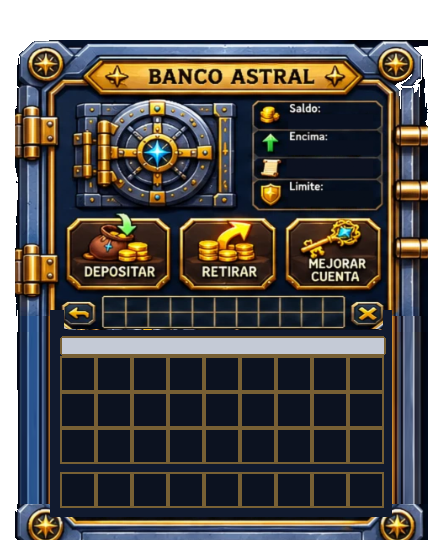
#> input picture datapack-src/pack-source/arte-20-11/banco_banco.png, 448 x 560 px
$ python -i gemini_recortes.py   (imports and definitions only)
#> lines starting #> are read from the running program, lines starting #| are printed output that depends on the picture; after the words box and inside, x2 and y2 are one past the last pixel; in counts of white or black regions, pixels touching at a corner belong together
#> further down, picture is the input picture: PIL image 448x560 RGBA; mean R, G, B, A 55.6, 52.1, 48.9, 208.3
"""Recorta las hojas de Gemini con fondo magenta: quita el magenta y separa cada pieza.

Uso: python gemini_recortes.py <hoja.png> <prefijo> nombre1 nombre2 ...
Guarda pack-source/ref/gemini/<prefijo>_<nombre>.png (piezas en orden de lectura: filas de arriba a abajo,
de izquierda a derecha). Con un solo nombre guarda la hoja entera sin magenta (marcos).
"""
import sys
from pathlib import Path
from PIL import Image, ImageFilter

ROOT = Path(__file__).resolve().parent
OUT = ROOT / 'pack-source/ref/gemini'


def sin_magenta(im):
    """Alfa 0 donde el pixel es magenta (con tolerancia y borde suavizado de 1 px)."""
    im = im.convert('RGBA')
    px = im.load(); w, h = im.size
    mask = Image.new('L', im.size, 255); m = mask.load()
    for y in range(h):
        for x in range(w):
            r, g, b, _ = px[x, y]
            if r > 150 and b > 150 and g < 110 and abs(r - b) < 90:
                m[x, y] = 0
    # Quita el halo rosado: erosiona 1 px la mascara.
    mask = mask.filter(ImageFilter.MinFilter(3))
    im.putalpha(mask)
    return im


def piezas(im, minimo=2500):
    """Cajas de las piezas opacas (componentes por filas/columnas de alfa)."""
#> called with minimo = 2500
    alpha = im.getchannel('A').point(lambda v: 255 if v > 0 else 0)
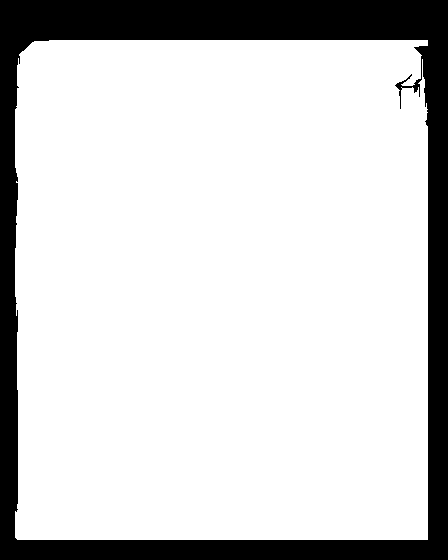
#> alpha: PIL image 448x560 L; 81.7% white; 1 black region, box (x1, y1, x2, y2) and area: (0, 0, 448, 560) 45918
    small = alpha.resize((alpha.width // 4, alpha.height // 4), Image.Resampling.BOX).point(lambda v: 255 if v > 40 else 0)
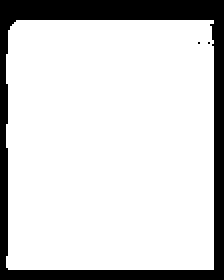
#> small: PIL image 112x140 L (shown 2 times larger); 82.2% white; 3 black regions (2 under 20 px), largest, box (x1, y1, x2, y2) and area: (0, 0, 112, 140) 2793
    w, h = small.size; data = small.load(); seen = set(); boxes = []
#> after `w, h = small.size`: w = 112; h = 140
    for y in range(h):
        for x in range(w):
            if data[x, y] and (x, y) not in seen:
                stack = [(x, y)]; seen.add((x, y)); x0 = x1 = x; y0 = y1 = y; n = 0
                while stack:
                    cx, cy = stack.pop(); n += 1
                    x0, x1, y0, y1 = min(x0, cx), max(x1, cx), min(y0, cy), max(y1, cy)
                    for nx, ny in ((cx + 1, cy), (cx - 1, cy), (cx, cy + 1), (cx, cy - 1)):
                        if 0 <= nx < w and 0 <= ny < h and data[nx, ny] and (nx, ny) not in seen:
                            seen.add((nx, ny)); stack.append((nx, ny))
                if n * 16 >= minimo:
                    boxes.append((x0 * 4, y0 * 4, (x1 + 1) * 4, (y1 + 1) * 4))
#> after the loop, boxes = [(12, 40, 428, 540)]
    # Orden de lectura: agrupar por fila con tolerancia de un tercio de la altura media.
    if not boxes:
        return []
    mean_h = sum(b[3] - b[1] for b in boxes) / len(boxes)
#> mean_h = 500
    boxes.sort(key=lambda b: (round(((b[1] + b[3]) / 2) / (mean_h * 0.9)), b[0]))
    return boxes


def recortar(sheet, prefix, names):
    im = sin_magenta(Image.open(sheet))
    OUT.mkdir(parents=True, exist_ok=True)
    if len(names) == 1:
        out = OUT / f'{prefix}_{names[0]}.png'; im.crop(im.getbbox()).save(out); return [out]
    boxes = piezas(im)
    if len(boxes) != len(names):
        raise SystemExit(f'Se esperaban {len(names)} piezas y hay {len(boxes)}: {boxes}')
    outs = []
    for name, box in zip(names, boxes):
        piece = im.crop(box); piece = piece.crop(piece.getbbox())
        out = OUT / f'{prefix}_{name}.png'; piece.save(out); outs.append(out)
    return outs


# [3 lines not run here, left out]

>>> from PIL import Image
>>> picture = Image.open('pack-source/arte-20-11/banco_banco.png')
>>> result = piezas(picture)
#> result = [(12, 40, 428, 540)]

$ run again, on datapack-src/pack-source/arte-20-11/banco_mejorar.png
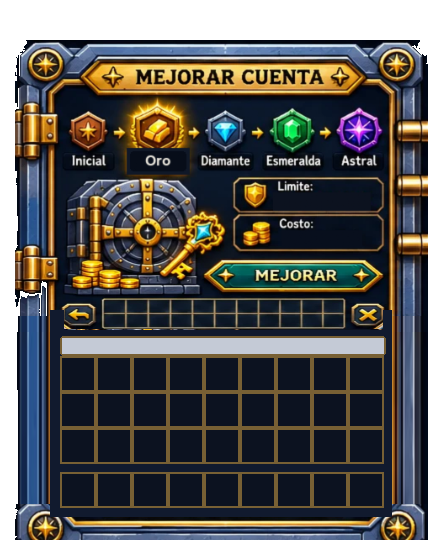
#> input picture datapack-src/pack-source/arte-20-11/banco_mejorar.png, 448 x 560 px
#> picture is the input picture: PIL image 448x560 RGBA; mean R, G, B, A 54, 52.1, 49.1, 208.5
#> in piezas, `alpha = im.getchannel('A').point(lambda v: 255 if v > 0 else 0)`:
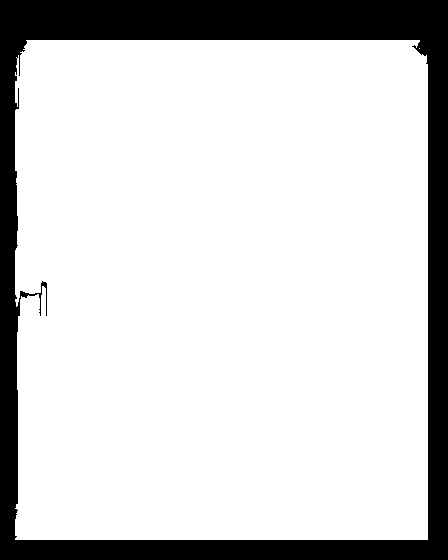
#> alpha: PIL image 448x560 L; 81.8% white; 1 black region, box (x1, y1, x2, y2) and area: (0, 0, 448, 560) 45710
#> small: PIL image 112x140 L; 82.2% white; 2 black regions (1 under 20 px), largest, box (x1, y1, x2, y2) and area: (0, 0, 112, 140) 2784
#> result = [(12, 40, 428, 540)]
